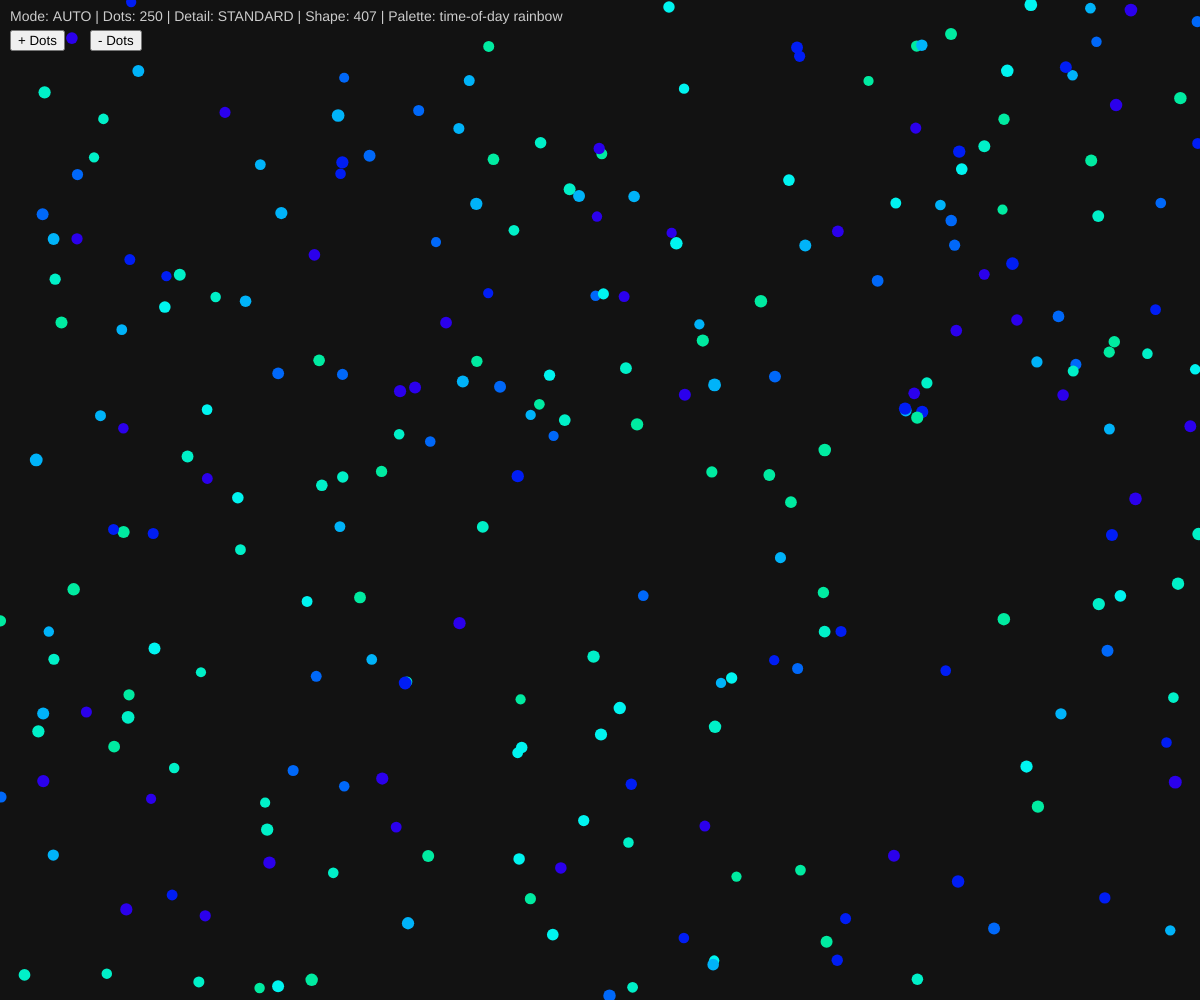
Frame 1 (no input)
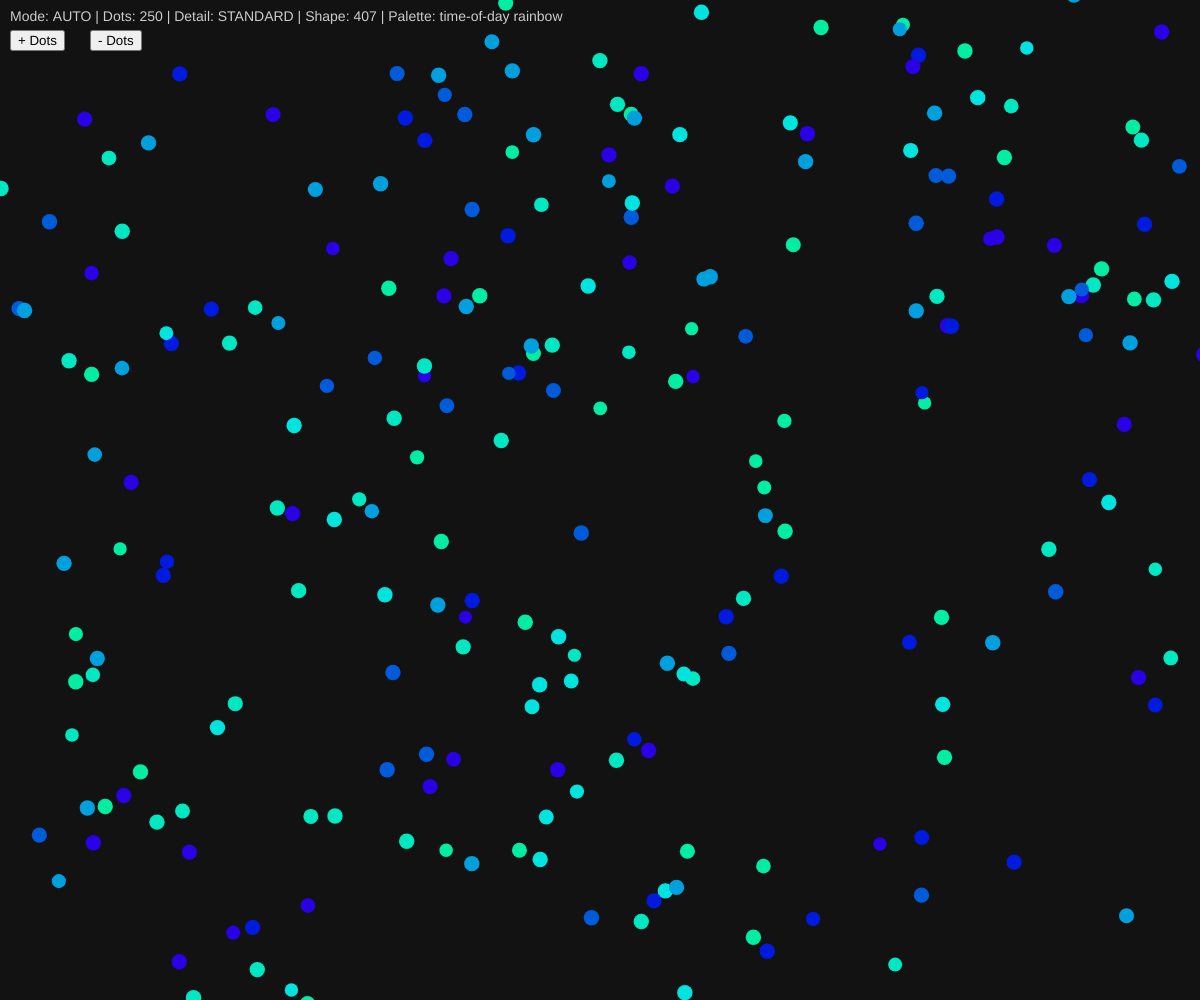
Frame 60 (no input)
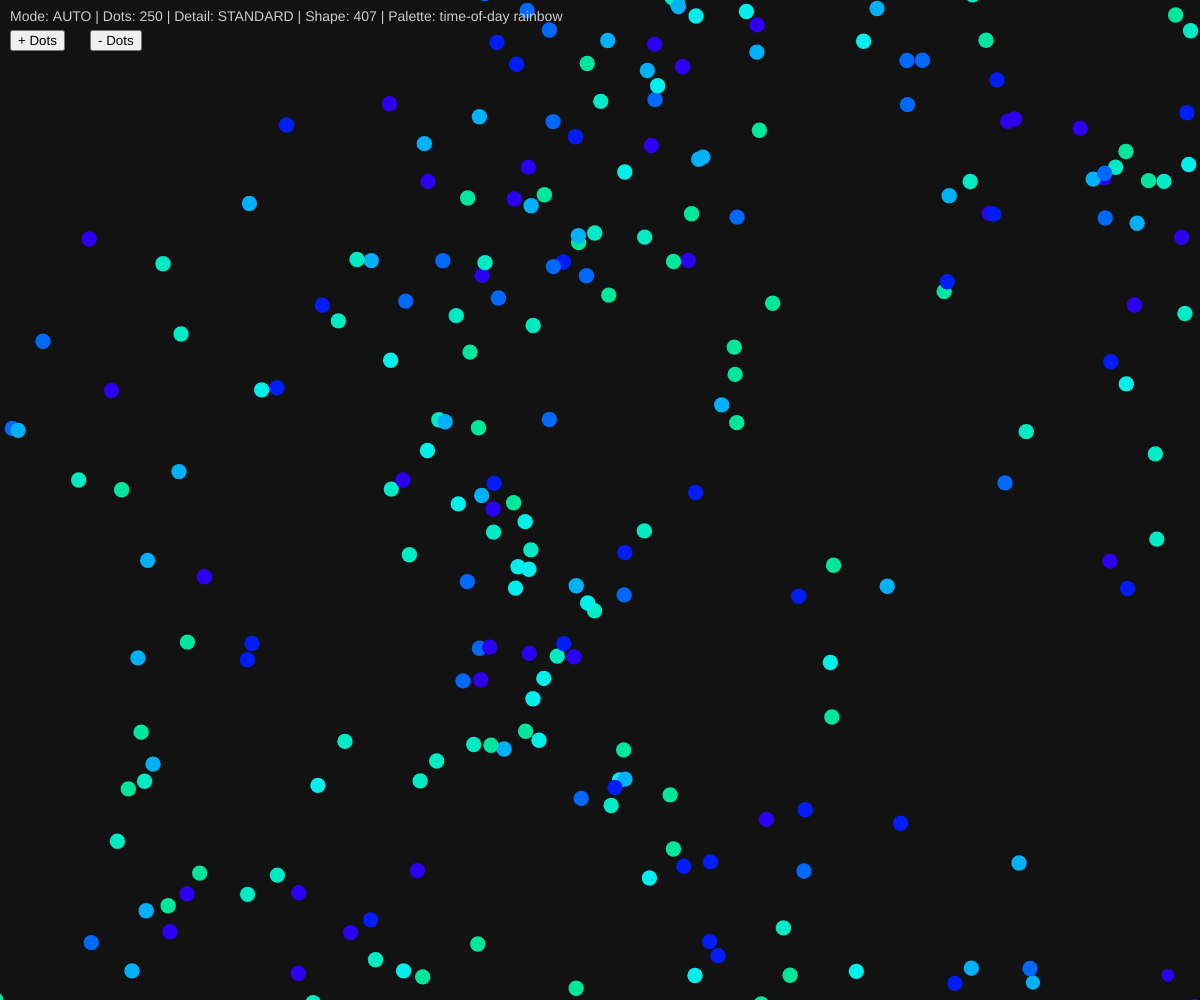
Frame 120 (the mouse pressed at the canvas centre since frame 60)

The p5.js sketch that drew these frames (run headless with seeded random() and noise() and a simulated clock; from frame 60 on, the mouse is pressed at the canvas centre):

// p5.js sketch
// ── sketch.js
// ============================ CONFIG & GLOBALS ============================
let boids = []; // Array with all particles
let NUM_BOIDS = 250; // Default starting number of dots for the swarm
const MIN_BOIDS = 100; // Minimum allowed dots
const MAX_BOIDS = 2500; // Maximum allowed dots

// High-detail toggle (bigger off-screen buffer + smaller dots)
let highDetailMode = false; // false = standard detail, true = high detail

// UI buttons for adding/removing boids
let addButton;   // "+ Dots" button
let removeButton; // "- Dots" button

// UI visibility master toggle
let uiVisible = true; // Whether UI elements (buttons/labels/help) are shown - GPT

// Discrete rainbow hues (red → violet) for cleaner rainbow bands
const RAINBOW_HUES = [0, 30, 60, 120, 180, 240, 300]; // HSB hue degrees used for dots

// Re-usable palettes
const CAMO_SWATCHES = [ // Camouflage greens/browns palette
  [35, 50, 50],  // Tan
  [90, 60, 45],  // Olive green
  [110, 55, 35], // Dark green
  [25, 65, 35]   // Brown
]; //

const OC_SWATCHES = [ // Orlando City SC (purple/gold/white)
  [275, 80, 95],  // Purple
  [45, 100, 95],  // Gold
  [0, 0, 100]     // White
]; //

const MAGIC_SWATCHES = [ // Orlando Magic (blue/black/silver/white)
  [210, 100, 100], // Bright blue
  [0, 0, 0],       // Black
  [210, 20, 90],   // Silver-ish blue
  [0, 0, 100]      // White
]; //

// Orlando-themed words kept as labels (not rendered now, but stored per boid)
const WORDS = [
  'DTO',  // Downtown Orlando
  'ART',  // Arts scene
  'TECH', // Tech scene
  'ORL',  // Orlando abbreviation
  'UCF',  // University of Central Florida
  'MAGIC',// Orlando Magic
  'EOLA', // Lake Eola
  'GO KNIGHTS!',
  'CHARGE ON!', // LYNX bus system
  'FLORIDA',  // Sunshine State vibe
  '407'   // Area code
]; // Orlando-relevant labels for the swarm

// Words / icons that the swarm will form as big dot shapes
const SHAPES = [
  '407',
  'WELCOME!',
  'LOVE',
  'EOLA',
  'KNIGHTS',
  'DTO',
  'UCF',       // UCF word with black-gold-white palette
  'EPIC',      // Epic Universe nod
  'PRIDE',     // PRIDE word with per-letter colors
  'DIGITAL',
  'FIEA',
  'VALOR',     // Valor with camo scheme
  'VAMOS',     // Vamos (Orlando City)
  'ORLANDO',
  'MAGIC',     // Orlando Magic logo-style icon + palette
  'GO KNIGHTS!',
  'CHARGE ON!',
  'MICKEY',    // Mickey three-circle icon
  'UNIVERSAL', // Universal Studios globe icon
  'FLAG',      // USA flag silhouette (auto USA colors)
  'CASTLE',    // Cinderella’s Castle silhouette
  'EYE'        // Orlando Eye wheel silhouette
]; // Sequence of shapes
let currentShapeIndex = 0; // Index in SHAPES for current formation
let currentShapeText = SHAPES[0]; // Currently active word/shape token

// Shape geometry and targets
let buildingCenter; // Center of current shape silhouette
let buildingSize;   // Width/height of current shape silhouette
let buildingSlots = []; // Target positions that make up the current shape
let buildingSlotColors = []; // Per-slot hue overrides (e.g., for PRIDE letters)

// Mode timing: roam vs form shape
let buildingMode = false; // Whether particles are forming the shape now
let prevBuildingMode = false; // Track transitions to reassign targets
const CYCLE_DURATION = 30000; // 30s total per cycle for slower pacing
const ROAM_DURATION = 10000;  // 10s of roaming before forming each word/shape

// Automatic vs manual shape cycling
let autoCycle = true; // If true use time-based cycle, if false arrow keys control shapes

// Noise-based flow parameters (for lightweight "flocking")
const NOISE_SCALE = 0.0008; // Spatial scale of flow field noise
const NOISE_SPEED = 0.0005; // Temporal speed of noise evolution

// Visual palette (rainbow on dark background)
const BG_BRIGHTNESS = 7; // Dark background brightness (HSB)

// Color test mode override: 'auto'|'midnight'|'dawn'|'noon'|'dusk'|'camo'
let colorSchemeOverride = 'auto'; // Default: use real local time-of-day colors

// Help overlay toggle
let showHelp = false; // Whether to draw the legend overlay

// Transition system: random effects between shapes
let transitionMode = 'none'; // 'none'|'fireworks'|'school'|'schoolWide'|'explosion'|'swan'
let transitionStartTime = 0; // When the current transition began
const TRANSITION_DURATION = 5000; // How long a transition lasts (ms)

let fireworkCenters = []; // Burst centers used in fireworks mode
let schoolDirection;      // Global heading used in tight fish-school mode
let schoolDirectionWide;  // Global heading used in wide separated school mode


// =========================== TIME-BASED COLOR SCHEMES =====================
function getSchemeColor(baseHue) { // Compute HSB color based on time-of-day and overrides
  // SPECIAL: USA palette when FLAG shape is active
  if (currentShapeText === 'FLAG') { // Apply USA flag colors when flag shape is active
    let h, s, b;
    if (baseHue <= 60) {
      h = 0;   s = 100; b = 96;   // Red
    } else if (baseHue <= 240) {
      h = 220; s = 100; b = 92;   // Blue
    } else {
      h = 0;   s = 0;   b = 100;  // White
    }
    return [h, s, b];
  }

  // SPECIAL: UCF palette whenever UCF shape is active
  if (currentShapeText === 'UCF' | currentShapeText === 'GO KNIGHTS!' | currentShapeText === 'CHARGE ON!' | currentShapeText === 'KNIGHTS') {
    let h, s, b;
    const region = floor(map(baseHue, 0, 360, 0, 3)); // 0,1,2 → black/gold/white
    if (region === 0) { // Black
      h = 0; s = 0; b = 0;
    } else if (region === 1) { // Gold
      h = 45; s = 100; b = 100;
    } else { // White
      h = 0; s = 0; b = 100;
    }
    return [h, s, b];
  }

  // SPECIAL: VALOR → use camo palette
  if (currentShapeText === 'VALOR') {
    const idx = floor(map(baseHue, 0, 360, 0, CAMO_SWATCHES.length)) % CAMO_SWATCHES.length;
    const sw = CAMO_SWATCHES[idx];
    return [sw[0], sw[1], sw[2]];
  }

  // SPECIAL: VAMOS → Orlando City SC palette
  if (currentShapeText === 'VAMOS') {
    const idx = floor(map(baseHue, 0, 360, 0, OC_SWATCHES.length)) % OC_SWATCHES.length;
    const sw = OC_SWATCHES[idx];
    return [sw[0], sw[1], sw[2]];
  }

  // SPECIAL: MAGIC → Orlando Magic palette
  if (currentShapeText === 'MAGIC') {
    const idx = floor(map(baseHue, 0, 360, 0, MAGIC_SWATCHES.length)) % MAGIC_SWATCHES.length;
    const sw = MAGIC_SWATCHES[idx];
    return [sw[0], sw[1], sw[2]];
  }

  // Explicit CAMO override (deterministic, no flicker)
  if (colorSchemeOverride === 'camo') {
    const idx = floor(map(baseHue, 0, 360, 0, CAMO_SWATCHES.length)) % CAMO_SWATCHES.length;
    const sw = CAMO_SWATCHES[idx];
    return [sw[0], sw[1], sw[2]];
  }

  // Time-of-day palettes (or override test modes)
  let hNow;
  if (colorSchemeOverride === 'midnight')      hNow = 0;
  else if (colorSchemeOverride === 'dawn')     hNow = 5;
  else if (colorSchemeOverride === 'noon')     hNow = 12;
  else if (colorSchemeOverride === 'dusk')     hNow = 18;
  else                                         hNow = hour();

  let h = baseHue;
  let s = 100;
  let b = 96;

  if (hNow === 0 || hNow === 1) { // Midnight — cool neon blues/violets
    h = lerp(baseHue, 230, 0.7);
    s = 100;
    b = 92;
  } else if (hNow === 5 || hNow === 6) { // Dawn — warm pastel oranges/pinks
    h = lerp(baseHue, 35, 0.75);
    s = 70;
    b = 98;
  } else if (hNow === 12 || hNow === 13) { // Noon — intense full-spectrum
    h = baseHue;
    s = 100;
    b = 100;
  } else if (hNow === 18 || hNow === 19) { // Dusk — magenta/violet blend
    h = lerp(baseHue, 310, 0.6);
    s = 90;
    b = 88;
  } else {
    h = baseHue;
    s = 90;
    b = 96;
  }

  return [h, s, b];
} //


// ========================= RESPONSIVE SIZE HELPERS ========================
function updateBuildingSize() { // Compute shape bounds based on current window
  const minDim = min(width, height);      // Use smaller dimension for consistent scaling
  const w = minDim * 0.95;               // Let shapes use ~95% of the smaller dimension
  const h = w * 0.55;                    // Slightly taller for detailed icons/logos
  buildingSize.set(w, h);                // Store updated size
} //


// ============================== ICON DRAWERS ==============================
function drawCastleShape(pg, w, h) { // Cinderella-style castle silhouette
  pg.push();
  pg.background(0);
  pg.fill(255);
  pg.noStroke();

  const cx = w * 0.5;
  const baseY = h * 0.82;
  const unit = min(w, h) * 0.09;

  pg.rectMode(CENTER);
  pg.rect(cx, baseY - unit * 1.0, unit * 7.0, unit * 2.0);

  const sideOffset = unit * 3.0;
  for (let side = -1; side <= 1; side += 2) {
    const tx = cx + side * sideOffset;
    pg.rect(tx, baseY - unit * 2.1, unit * 1.6, unit * 3.2);
    pg.triangle(
      tx - unit * 1.0, baseY - unit * 3.7,
      tx + unit * 1.0, baseY - unit * 3.7,
      tx, baseY - unit * 4.9
    );
    pg.rect(tx, baseY - unit * 4.4, unit * 0.9, unit * 1.3);
    pg.triangle(
      tx - unit * 0.7, baseY - unit * 5.0,
      tx + unit * 0.7, baseY - unit * 5.0,
      tx, baseY - unit * 5.9
    );
  }

  pg.rect(cx, baseY - unit * 2.9, unit * 2.3, unit * 4.6);
  pg.triangle(
    cx - unit * 1.5, baseY - unit * 5.0,
    cx + unit * 1.5, baseY - unit * 5.0,
    cx, baseY - unit * 6.8
  );

  pg.rect(cx, baseY - unit * 7.3, unit * 0.55, unit * 1.7);
  pg.triangle(
    cx - unit * 0.5, baseY - unit * 8.0,
    cx + unit * 0.5, baseY - unit * 8.0,
    cx, baseY - unit * 9.1
  );

  const miniOffset = unit * 1.8;
  for (let side = -1; side <= 1; side += 2) {
    const sx = cx + side * miniOffset;
    pg.rect(sx, baseY - unit * 4.8, unit * 0.6, unit * 1.4);
    pg.triangle(
      sx - unit * 0.5, baseY - unit * 5.5,
      sx + unit * 0.5, baseY - unit * 5.5,
      sx, baseY - unit * 6.3
    );
  }

  pg.fill(255);
  pg.quad(
    cx, baseY - unit * 9.1,
    cx + unit * 1.0, baseY - unit * 8.8,
    cx + unit * 0.2, baseY - unit * 8.4,
    cx, baseY - unit * 8.4
  );

  pg.rectMode(CORNER);
  const frontW = unit * 6.0;
  const frontH = unit * 1.6;
  const frontX = cx - frontW / 2;
  const frontY = baseY - frontH;
  pg.rect(frontX, frontY, frontW, frontH);

  const toothW = unit * 0.6;
  const toothH = unit * 0.8;
  const toothCount = 8;
  for (let i = 0; i < toothCount; i++) {
    const bx = frontX + i * (frontW / (toothCount - 1));
    pg.rect(bx - toothW * 0.5, frontY - toothH, toothW, toothH);
  }

  pg.fill(0);
  pg.rectMode(CENTER);
  pg.rect(cx, baseY - unit * 0.8, unit * 1.6, unit * 2.2);

  pg.rect(cx, baseY - unit * 3.3, unit * 0.7, unit * 1.1);
  pg.rect(cx, baseY - unit * 4.3, unit * 0.5, unit * 0.9);

  const sideOffsetLocal = unit * 3.0;
  for (let side = -1; side <= 1; side += 2) {
    const wx = cx + side * sideOffsetLocal;
    pg.rect(wx, baseY - unit * 2.3, unit * 0.4, unit * 0.9);
  }

  pg.pop();
} //


function drawEpcotShape(pg, w, h) { // Epcot ball on a base
  pg.push();
  pg.background(0);
  pg.fill(255);
  pg.stroke(255);
  pg.strokeWeight(2);

  const cx = w * 0.5;
  const cy = h * 0.5;
  const r = min(w, h) * 0.31;

  pg.ellipse(cx, cy, r * 2, r * 2);

  const rings = 6;
  for (let i = 1; i <= rings; i++) {
    const rr = (r * i) / rings;
    pg.noFill();
    pg.ellipse(cx, cy, rr * 2, rr * 2);
  }

  const diagSteps = 24;
  for (let i = 0; i < diagSteps; i++) {
    const ang = (TWO_PI * i) / diagSteps;
    const xOuter = cx + cos(ang) * r;
    const yOuter = cy + sin(ang) * r;
    const xInner = cx + cos(ang + 0.5) * (r * 0.25);
    const yInner = cy + sin(ang + 0.5) * (r * 0.25);
    pg.line(xInner, yInner, xOuter, yOuter);
  }

  pg.noStroke();
  const legYTop = cy + r * 0.6;
  const legYBottom = cy + r * 1.25;

  pg.quad(
    cx - r * 0.6, legYTop,
    cx - r * 0.25, legYTop,
    cx - r * 0.05, legYBottom,
    cx - r * 0.8, legYBottom
  );

  pg.quad(
    cx + r * 0.6, legYTop,
    cx + r * 0.25, legYTop,
    cx + r * 0.8, legYBottom,
    cx + r * 0.05, legYBottom
  );

  const baseW = r * 2.0;
  const baseH = r * 0.35;
  pg.rectMode(CENTER);
  pg.rect(cx, legYBottom + baseH * 0.35, baseW, baseH);

  pg.pop();
} //


function drawEyeShape(pg, w, h) { // Orlando Eye ferris wheel silhouette
  pg.push();
  pg.background(0);
  pg.fill(255);
  pg.stroke(255);
  pg.strokeWeight(3);

  const cx = w * 0.5;
  const cy = h * 0.53;
  const outerR = min(w, h) * 0.33;
  const innerR = outerR * 0.72;

  pg.noFill();
  pg.ellipse(cx, cy, outerR * 2, outerR * 2);

  const numSpokes = 24;
  for (let i = 0; i < numSpokes; i++) {
    const angle = (TWO_PI * i) / numSpokes;
    const xOuter = cx + cos(angle) * outerR;
    const yOuter = cy + sin(angle) * outerR;
    const xInner = cx + cos(angle) * innerR;
    const yInner = cy + sin(angle) * innerR;
    pg.line(xInner, yInner, xOuter, yOuter);
  }

  pg.noStroke();
  const gondolaCount = 24;
  for (let i = 0; i < gondolaCount; i++) {
    const angle = (TWO_PI * i) / gondolaCount;
    const gx = cx + cos(angle) * (outerR + 8);
    const gy = cy + sin(angle) * (outerR + 8);
    const gw = outerR * 0.08;
    const gh = outerR * 0.11;
    pg.rectMode(CENTER);
    pg.rect(gx, gy, gw, gh);
  }

  pg.fill(255);
  pg.ellipse(cx, cy, innerR * 1.3, innerR * 1.3);

  pg.rectMode(CENTER);
  const baseY = cy + outerR * 1.05;
  const baseW = outerR * 1.8;
  const baseH = outerR * 0.24;
  pg.rect(cx, baseY + baseH * 0.45, baseW, baseH);

  pg.triangle(
    cx - outerR * 0.5, baseY,
    cx - outerR * 0.15, baseY,
    cx - outerR * 0.75, baseY + baseH * 1.6
  );

  pg.triangle(
    cx + outerR * 0.5, baseY,
    cx + outerR * 0.15, baseY,
    cx + outerR * 0.75, baseY + baseH * 1.6
  );

  pg.pop();
} //


function drawFlagShape(pg, w, h) { // USA flag silhouette
  pg.push();
  pg.background(0);
  pg.fill(255);
  pg.noStroke();

  const flagH = h * 0.65;
  const flagW = flagH * 1.9;
  const fx = (w - flagW) * 0.5;
  const fy = (h - flagH) * 0.5;

  const stripeCount = 13;
  const stripeH = flagH / stripeCount;

  for (let i = 0; i < stripeCount; i++) {
    if (i % 2 === 0) {
      const sy = fy + i * stripeH;
      pg.rect(fx, sy, flagW, stripeH * 0.9);
    }
  }

  const cantonW = flagW * 0.4;
  const cantonH = stripeH * 7;
  pg.rect(fx, fy, cantonW, cantonH);

  pg.pop();
} //


function drawMickeyShape(pg, w, h) { // Three-circle Mickey silhouette
  pg.push();
  pg.background(0);
  pg.fill(255);
  pg.noStroke();

  const cx = w * 0.5;
  const cy = h * 0.5;
  const headR = min(w, h) * 0.22;
  const earR = headR * 0.55;
  const earOffsetX = headR * 0.9;
  const earOffsetY = headR * 0.85;

  pg.ellipse(cx, cy, headR * 2, headR * 2);
  pg.ellipse(cx - earOffsetX, cy - earOffsetY, earR * 2, earR * 2);
  pg.ellipse(cx + earOffsetX, cy - earOffsetY, earR * 2, earR * 2);

  pg.pop();
} //


function drawUniversalShape(pg, w, h) { // Universal Studios style globe + base
  pg.push();
  pg.background(0);
  pg.fill(255);
  pg.stroke(255);
  pg.strokeWeight(2);

  const cx = w * 0.5;
  const cy = h * 0.45;
  const r = min(w, h) * 0.26;

  pg.ellipse(cx, cy, r * 2, r * 2);

  const latCount = 4;
  for (let i = 1; i <= latCount; i++) {
    const yy = map(i, 0, latCount + 1, cy - r * 0.8, cy + r * 0.8);
    const rx = r * sqrt(1 - sq((yy - cy) / r));
    pg.ellipse(cx, yy, rx * 2, (r * 0.12));
  }

  const longCount = 5;
  for (let i = 0; i < longCount; i++) {
    const ang = map(i, 0, longCount - 1, -PI / 3, PI / 3);
    const x1 = cx + cos(ang) * r;
    const y1 = cy - sin(ang) * r;
    const x2 = cx - cos(ang) * r;
    const y2 = cy + sin(ang) * r;
    pg.line(x1, y1, x2, y2);
  }

  pg.noStroke();
  const baseW = r * 2.4;
  const baseH = r * 0.35;
  const baseY = cy + r * 1.05;
  pg.rectMode(CENTER);
  pg.rect(cx, baseY, baseW, baseH);

  const archH = r * 0.3;
  pg.rect(cx, baseY - archH * 0.9, baseW * 0.7, archH);

  pg.pop();
} //


function drawMagicShape(pg, w, h) { // Simple Orlando Magic-like logo: ball + streaks
  pg.push();
  pg.background(0);
  pg.fill(255);
  pg.stroke(255);
  pg.strokeWeight(3);

  const cx = w * 0.45;
  const cy = h * 0.5;
  const r = min(w, h) * 0.22;

  pg.ellipse(cx, cy, r * 2, r * 2);

  pg.noFill();
  pg.ellipse(cx, cy, r * 1.5, r * 1.5);
  pg.ellipse(cx, cy, r * 1.0, r * 1.0);

  const streakCount = 5;
  for (let i = 0; i < streakCount; i++) {
    const offsetY = map(i, 0, streakCount - 1, -r * 0.6, r * 0.6);
    pg.bezier(
      cx - r * 1.2, cy + offsetY,
      cx - r * 0.4, cy + offsetY * 0.2,
      cx + r * 0.4, cy + offsetY * 0.6,
      cx + r * 1.4, cy + offsetY * 0.4
    );
  }

  pg.noStroke();
  const starX = cx + r * 1.15;
  const starY = cy - r * 0.6;
  const starR = r * 0.25;
  pg.push();
  pg.translate(starX, starY);
  pg.beginShape();
  const points = 5;
  for (let i = 0; i < points * 2; i++) {
    const angle = (PI / points) * i;
    const rad = (i % 2 === 0) ? starR : starR * 0.45;
    const sx = cos(angle) * rad;
    const sy = sin(angle) * rad;
    pg.vertex(sx, sy);
  }
  pg.endShape(CLOSE);
  pg.pop();

  pg.pop();
} //


// =============================== SETUP ====================================
function setup() {
  createCanvas(windowWidth, windowHeight);
  colorMode(HSB, 360, 100, 100, 100);
  textAlign(CENTER, CENTER);
  textSize(14);
  noStroke();

  buildingCenter = createVector(width * 0.5, height * 0.5);
  buildingSize = createVector(0, 0);
  updateBuildingSize();

  computeBuildingSlots();

  for (let i = 0; i < NUM_BOIDS; i++) {
    const x = random(width);
    const y = random(height);
    const word = random(WORDS);
    const hueChoice = random(RAINBOW_HUES);
    boids.push(new TextBoid(x, y, word, hueChoice));
  }

  addButton = createButton('+ Dots');
  addButton.position(10, 30);
  addButton.mousePressed(increaseBoids);

  removeButton = createButton('- Dots');
  removeButton.position(90, 30);
  removeButton.mousePressed(decreaseBoids);
} //


// =============================== DRAW LOOP =================================
function draw() {
  background(0, 0, BG_BRIGHTNESS);

  if (autoCycle) {
    const t = millis() % CYCLE_DURATION;
    buildingMode = t > ROAM_DURATION;
  }

  let inTransition = false;
  if (transitionMode !== 'none') {
    const elapsed = millis() - transitionStartTime;
    if (elapsed < TRANSITION_DURATION) {
      inTransition = true;
    } else {
      transitionMode = 'none';
    }
  }

  if (buildingMode !== prevBuildingMode) {
    const leavingShape = (!buildingMode && prevBuildingMode);

    if (buildingMode) {
      if (autoCycle) {
        currentShapeIndex = (currentShapeIndex + 1) % SHAPES.length;
        currentShapeText = SHAPES[currentShapeIndex];
        computeBuildingSlots();
      }
    }

    assignBuildingTargets(buildingMode && !inTransition);

    if (leavingShape && autoCycle) {
      startRandomTransition();
    }

    prevBuildingMode = buildingMode;
  }

  for (let b of boids) {
    if (inTransition) {
      b.applyTransition(transitionMode);
    } else {
      b.flow();
    }
    b.moveToTarget(buildingMode && !inTransition);
    b.update();
    b.edges();
    b.show();
  }

  if (uiVisible) { // Only draw UI when visible - GPT
    drawSchemeLabel(); // Top status line - GPT
    if (showHelp) { // Help only when UI visible - GPT
      drawHelpOverlay(); // Help overlay - GPT
    } // - GPT
  } // - GPT
} //


// ============================ WINDOW RESIZE ===============================
function windowResized() {
  resizeCanvas(windowWidth, windowHeight);
  buildingCenter.set(width * 0.5, height * 0.5);
  updateBuildingSize();
  computeBuildingSlots();
  assignBuildingTargets(buildingMode && transitionMode === 'none');
} //


// ========================== COLOR SCHEME LABEL ============================
function drawSchemeLabel() {
  push();
  textAlign(LEFT, TOP);
  textSize(14);
  fill(0, 0, 80);

  let label = 'Mode: AUTO';
  if (colorSchemeOverride === 'midnight') label = 'Mode: MIDNIGHT';
  else if (colorSchemeOverride === 'dawn') label = 'Mode: DAWN';
  else if (colorSchemeOverride === 'noon') label = 'Mode: NOON';
  else if (colorSchemeOverride === 'dusk') label = 'Mode: DUSK';
  else if (colorSchemeOverride === 'camo') label = 'Mode: CAMO';

  label += ' | Dots: ' + boids.length;
  label += highDetailMode ? ' | Detail: HIGH' : ' | Detail: STANDARD';

  if (!autoCycle) label += ' | SHAPES: MANUAL';

  label += ' | Shape: ' + currentShapeText;

  if (currentShapeText === 'FLAG') {
    label += ' | FLAG: USA colors';
  } else if (currentShapeText === 'UCF') {
    label += ' | UCF: black–gold–white';
  } else if (currentShapeText === 'VAMOS') {
    label += ' | VAMOS: Orlando City colors';
  } else if (currentShapeText === 'MAGIC') {
    label += ' | MAGIC: team colors';
  } else if (currentShapeText === 'VALOR') {
    label += ' | VALOR: Camouflage';
  } else if (currentShapeText === 'PRIDE') {
    label += ' | PRIDE: per-letter rainbow';
  } else {
    label += ' | Palette: time-of-day rainbow';
  }

  text(label, 10, 10);
  pop();
} //


// =========================== HELP / LEGEND OVERLAY ========================
function drawHelpOverlay() {
  push();
  const panelW = min(width * 0.6, 480);
  const panelH = min(height * 0.6, 320);
  const x = width * 0.5 - panelW * 0.5;
  const y = height * 0.5 - panelH * 0.5;

  rectMode(CORNER);
  noStroke();
  fill(0, 0, 0, 180);
  rect(x, y, panelW, panelH, 16);

  fill(0, 0, 95);
  textAlign(LEFT, TOP);
  textSize(16);

  let lineY = y + 16;
  const marginX = x + 18;
  text('Controls & Color Schemes', marginX, lineY);

  textSize(13);
  lineY += 28;

  const lines = [
    'H – toggle UI (buttons, label, help)',
    'LEFT / RIGHT – cycle shapes manually (auto off)',
    'A – return to AUTO mode (time-of-day colors + auto shapes)',
    '1 – force MIDNIGHT palette',
    '2 – force DAWN palette',
    '3 – force NOON palette',
    '4 – force DUSK palette',
    '6 – force CAMO palette',
    '5 – toggle DETAIL mode (Standard / High)',
    '',
    '+ Dots / - Dots – adjust particle count (100–2500)',
    '',
    'Shape notes:',
    '• FLAG: USA red/white/blue stripes.',
    '• UCF: black–gold–white university colors.',
    '• VAMOS: Orlando City purple/gold/white.',
    '• MAGIC: team palette + logo silhouette.',
    '• VALOR: dedicated camouflage palette.',
    '• PRIDE: each letter is a solid rainbow color.',
    '• EOLA: triggers a swan-like glide transition.',
    '',
    'High detail mode uses a larger internal canvas',
    'and slightly smaller dots for more defined shapes.'
  ];

  for (let line of lines) {
    text(line, marginX, lineY);
    lineY += 18;
  }

  pop();
} //


// ============================== KEY CONTROLS ==============================
function keyPressed() {
  if (keyCode === LEFT_ARROW) {
    autoCycle = false;
    transitionMode = 'none';
    currentShapeIndex = (currentShapeIndex - 1 + SHAPES.length) % SHAPES.length;
    currentShapeText = SHAPES[currentShapeIndex];
    computeBuildingSlots();
    buildingMode = true;
    prevBuildingMode = true;
    assignBuildingTargets(true);
    return;
  }

  if (keyCode === RIGHT_ARROW) {
    autoCycle = false;
    transitionMode = 'none';
    currentShapeIndex = (currentShapeIndex + 1) % SHAPES.length;
    currentShapeText = SHAPES[currentShapeIndex];
    computeBuildingSlots();
    buildingMode = true;
    prevBuildingMode = true;
    assignBuildingTargets(true);
    return;
  }

  if (key === 'h' || key === 'H') {
    uiVisible = !uiVisible; // Toggle overall UI visibility - GPT
    if (!uiVisible) { // When hiding UI, also ensure help is off - GPT
      showHelp = false; // Hide help overlay with UI - GPT
      if (addButton) addButton.style('display', 'none'); // Hide + Dots button - GPT
      if (removeButton) removeButton.style('display', 'none'); // Hide - Dots button - GPT
    } else { // When showing UI, restore buttons - GPT
      if (addButton) addButton.style('display', 'block'); // Show + Dots button - GPT
      if (removeButton) removeButton.style('display', 'block'); // Show - Dots button - GPT
      showHelp = true; // Bring help back on first reveal - GPT
    } // - GPT
    return; // Stop other key handling - GPT
  }

  if (key === 'A' || key === 'a') {
    colorSchemeOverride = 'auto';
    autoCycle = true;
  } else if (key === '1') {
    colorSchemeOverride = 'midnight';
  } else if (key === '2') {
    colorSchemeOverride = 'dawn';
  } else if (key === '3') {
    colorSchemeOverride = 'noon';
  } else if (key === '4') {
    colorSchemeOverride = 'dusk';
  } else if (key === '6') {
    colorSchemeOverride = 'camo';
  } else if (key === '5') {
    highDetailMode = !highDetailMode;        // Toggle high detail mode
    computeBuildingSlots();                  // Rebuild slots at new resolution
    assignBuildingTargets(buildingMode && transitionMode === 'none'); // Refresh targets
  }
} //


// ==================== BUTTON HANDLERS (ADD/REMOVE BOIDS) ==================
function increaseBoids() {
  const step = 100;
  const current = boids.length;
  const target = constrain(current + step, MIN_BOIDS, MAX_BOIDS);
  const toAdd = target - current;
  if (toAdd <= 0) return;

  for (let i = 0; i < toAdd; i++) {
    const x = random(width);
    const y = random(height);
    const word = random(WORDS);
    const hueChoice = random(RAINBOW_HUES);
    boids.push(new TextBoid(x, y, word, hueChoice));
  }

  NUM_BOIDS = target;
  assignBuildingTargets(buildingMode && transitionMode === 'none');
} //


function decreaseBoids() {
  const step = 100;
  const current = boids.length;
  const target = constrain(current - step, MIN_BOIDS, MAX_BOIDS);
  const toRemove = current - target;
  if (toRemove <= 0) return;

  boids.splice(current - toRemove, toRemove);

  NUM_BOIDS = target;
  assignBuildingTargets(buildingMode && transitionMode === 'none');
} //


// ======================== SHAPE TARGET MANAGEMENT =========================
function computeBuildingSlots() {
  buildingSlots = [];
  buildingSlotColors = [];

  // Off-screen buffer size: larger when high-detail mode is ON
  const pgW = highDetailMode ? 1280 : 640;
  const pgH = highDetailMode ? 400  : 200;

  const pg = createGraphics(pgW, pgH);
  pg.pixelDensity(1);

  const iconToken = currentShapeText;
  if (iconToken === 'CASTLE') {
    drawCastleShape(pg, pgW, pgH);
  } else if (iconToken === 'EPCOT') {
    drawEpcotShape(pg, pgW, pgH);
  } else if (iconToken === 'EYE') {
    drawEyeShape(pg, pgW, pgH);
  } else if (iconToken === 'FLAG') {
    drawFlagShape(pg, pgW, pgH);
  } else if (iconToken === 'MICKEY') {
    drawMickeyShape(pg, pgW, pgH);
  } else if (iconToken === 'UNIVERSAL') {
    drawUniversalShape(pg, pgW, pgH);
  } else if (iconToken === 'MAGIC') {
    drawMagicShape(pg, pgW, pgH);
  } else {
    pg.background(0);
    pg.fill(255);
    pg.textAlign(CENTER, CENTER);

    const len = currentShapeText.length;
    const sizeFactor = map(len, 1, 12, 0.9, 0.45, true); // Shrink for longer words
    pg.textSize(pgH * sizeFactor);
    pg.text(currentShapeText, pgW * 0.5, pgH * 0.65);
  }

  pg.loadPixels();

  const basePts = [];
  for (let y = 0; y < pgH; y++) {
    for (let x = 0; x < pgW; x++) {
      const idx = 4 * (y * pgW + x);
      const r = pg.pixels[idx];
      if (r > 128) basePts.push(createVector(x, y));
    }
  }

  if (basePts.length === 0) return;

  let minX = Infinity, maxX = -Infinity;
  let minY = Infinity, maxY = -Infinity;
  for (let p of basePts) {
    if (p.x < minX) minX = p.x;
    if (p.x > maxX) maxX = p.x;
    if (p.y < minY) minY = p.y;
    if (p.y > maxY) maxY = p.y;
  }

  const contentW = max(1, maxX - minX);
  const contentH = max(1, maxY - minY);

  const activeCount = max(NUM_BOIDS, boids.length || 0);
  const nChars = max(1, currentShapeText.length);
  const buckets = [];
  for (let i = 0; i < nChars; i++) buckets.push([]);

  for (let p of basePts) {
    const norm = (p.x - minX) / contentW;
    let idx = floor(norm * nChars);
    idx = constrain(idx, 0, nChars - 1);
    buckets[idx].push(p);
  }

  const targetTotal = min(activeCount, basePts.length);
  const basePer = floor(targetTotal / nChars);
  let remainder = targetTotal - basePer * nChars;

  const isPride = (currentShapeText === 'PRIDE');
  const prideHues = [0, 30, 60, 120, 240]; // R, O, Y, G, B-ish

  let selectedPts = [];
  let selectedColors = [];

  for (let i = 0; i < nChars; i++) {
    const bucket = buckets[i];
    let need = basePer;
    if (remainder > 0) { need += 1; remainder -= 1; }

    if (bucket.length === 0) continue;

    const letterHue = isPride ? prideHues[i % prideHues.length] : null;

    if (bucket.length >= need) {
      const usedLocal = new Set();
      while (usedLocal.size < need) {
        const idx = floor(random(bucket.length));
        if (!usedLocal.has(idx)) {
          usedLocal.add(idx);
          const p = bucket[idx];
          selectedPts.push(p);
          selectedColors.push(letterHue);
        }
      }
    } else {
      for (let p of bucket) {
        selectedPts.push(p);
        selectedColors.push(letterHue);
      }
      let extraNeeded = need - bucket.length;
      while (extraNeeded > 0) {
        const idx = floor(random(bucket.length));
        const src = bucket[idx];
        selectedPts.push(src.copy());
        selectedColors.push(letterHue);
        extraNeeded--;
      }
    }
  }

  while (selectedPts.length < targetTotal) {
    const idx = floor(random(basePts.length));
    const src = basePts[idx];
    selectedPts.push(src.copy());

    if (isPride) {
      const norm = (src.x - minX) / contentW;
      let letterIdx = floor(norm * nChars);
      letterIdx = constrain(letterIdx, 0, nChars - 1);
      selectedColors.push(prideHues[letterIdx % prideHues.length]);
    } else {
      selectedColors.push(null);
    }
  }

  const scaleFactor = min(
    buildingSize.x / contentW,
    buildingSize.y / contentH
  );

  for (let i = 0; i < selectedPts.length; i++) {
    const p = selectedPts[i];
    const hueOverride = selectedColors[i];

    const offsetX = p.x - (minX + contentW * 0.5);
    const offsetY = p.y - (minY + contentH * 0.5);
    const worldX = buildingCenter.x + offsetX * scaleFactor;
    const worldY = buildingCenter.y + offsetY * scaleFactor;

    buildingSlots.push(createVector(worldX, worldY));
    buildingSlotColors.push(hueOverride);
  }
} //


function assignBuildingTargets(enable) {
  if (enable) {
    if (buildingSlots.length === 0) return;

    const indices = [];
    for (let i = 0; i < buildingSlots.length; i++) indices.push(i);
    shuffle(indices, true);

    const usable = indices.length;
    for (let i = 0; i < boids.length; i++) {
      const idx = indices[i % usable];
      boids[i].setTarget(buildingSlots[idx], buildingSlotColors[idx]);
    }
  } else {
    for (let b of boids) b.setTarget(null, null);
  }
} //


// =========================== TRANSITION MANAGEMENT ========================
function startRandomTransition() {
  transitionStartTime = millis();

  let forcedMode = null;
  if (currentShapeText === 'CASTLE') forcedMode = 'fireworks';
  else if (currentShapeText === 'MICKEY') forcedMode = 'school';
  else if (currentShapeText === 'UNIVERSAL') forcedMode = 'schoolWide';
  else if (currentShapeText === 'EPIC') forcedMode = 'explosion';
  else if (currentShapeText === 'EOLA') forcedMode = 'swan';

  if (forcedMode) {
    transitionMode = forcedMode;
  } else {
    const modes = ['none', 'fireworks', 'school', 'schoolWide', 'explosion', 'swan'];
    transitionMode = random(modes);
  }

  fireworkCenters = [];
  schoolDirection = null;
  schoolDirectionWide = null;

  if (transitionMode === 'fireworks') {
    const numCenters = 4;
    for (let i = 0; i < numCenters; i++) {
      const cx = random(width * 0.2, width * 0.8);
      const cy = random(height * 0.2, height * 0.8);
      const t0 = transitionStartTime + i * (TRANSITION_DURATION / numCenters);
      fireworkCenters.push({ pos: createVector(cx, cy), start: t0 });
    }
  } else if (transitionMode === 'school') {
    const angle = random(-PI / 6, PI / 6);
    schoolDirection = p5.Vector.fromAngle(angle).normalize();
  } else if (transitionMode === 'schoolWide') {
    const angle = random(-PI / 4, PI / 4);
    schoolDirectionWide = p5.Vector.fromAngle(angle).normalize();
  } else if (transitionMode === 'explosion') {
    for (let b of boids) {
      const dir = p5.Vector.sub(b.pos, buildingCenter);
      if (dir.mag() < 10) dir.set(random(-1, 1), random(-1, 1));
      b.vel = dir.normalize().mult(random(4, 7));
    }
  }
} //


// =============================== TEXT BOID ================================
class TextBoid {
  constructor(x, y, word, hue) {
    this.pos = createVector(x, y);
    this.vel = p5.Vector.random2D().mult(random(0.4, 1.2));
    this.acc = createVector(0, 0);

    this.maxSpeed = 2.0;
    this.maxForce = 0.04;
    this.targetForce = 0.07;

    this.word = word;
    this.hue = hue;
    this.target = null;
    this.targetHue = null;

    this.baseSize = 11;
  } //

  applyForce(f) {
    this.acc.add(f);
  } //

  setTarget(targetVec, targetHue) {
    this.target = targetVec ? targetVec.copy() : null;
    this.targetHue = (targetVec && targetHue != null) ? targetHue : null;
  } //

  flow() {
    const nx = this.pos.x * NOISE_SCALE;
    const ny = this.pos.y * NOISE_SCALE;
    const nz = frameCount * NOISE_SPEED;

    const angle = noise(nx, ny, nz) * TWO_PI * 2.0;
    const desired = p5.Vector.fromAngle(angle).mult(this.maxSpeed);
    const steer = p5.Vector.sub(desired, this.vel);
    steer.limit(this.maxForce);
    this.applyForce(steer);
  } //

  applyTransition(mode) {
    if (mode === 'fireworks') {
      const now = millis();
      const burstRadius = 130;
      const impulseStrength = 0.28;
      for (let c of fireworkCenters) {
        const dt = now - c.start;
        if (dt < 0 || dt > 900) continue;
        const toBoid = p5.Vector.sub(this.pos, c.pos);
        const d = toBoid.mag();
        if (d < burstRadius && d > 2) {
          toBoid.normalize().mult(impulseStrength * (1 - d / burstRadius));
          this.applyForce(toBoid);
        }
      }
      this.flow();

    } else if (mode === 'school' && schoolDirection) {
      const desired = p5.Vector.mult(schoolDirection, this.maxSpeed * 0.9);
      const steer = p5.Vector.sub(desired, this.vel);
      steer.limit(this.maxForce * 1.6);
      this.applyForce(steer);
      const wobble = sin(frameCount * 0.06 + this.pos.x * 0.01) * 0.06;
      this.applyForce(createVector(0, wobble));

    } else if (mode === 'schoolWide' && schoolDirectionWide) {
      const desired = p5.Vector.mult(schoolDirectionWide, this.maxSpeed * 0.9);
      const steerAlign = p5.Vector.sub(desired, this.vel);
      steerAlign.limit(this.maxForce * 1.3);
      this.applyForce(steerAlign);

      const desiredSpacing = 40;
      const separation = createVector(0, 0);
      let count = 0;

      for (let other of boids) {
        if (other === this) continue;
        const d = p5.Vector.dist(this.pos, other.pos);
        if (d > 0 && d < desiredSpacing) {
          const diff = p5.Vector.sub(this.pos, other.pos);
          diff.normalize().div(d);
          separation.add(diff);
          count++;
        }
      }

      if (count > 0) {
        separation.div(count);
        separation.setMag(this.maxSpeed);
        const steerSep = p5.Vector.sub(separation, this.vel);
        steerSep.limit(this.maxForce * 1.9);
        this.applyForce(steerSep);
      }

      const wobble = sin(frameCount * 0.04 + this.pos.y * 0.008) * 0.05;
      this.applyForce(createVector(0, wobble));

    } else if (mode === 'explosion') {
      this.flow();

    } else if (mode === 'swan') {
      const toCenter = p5.Vector.sub(buildingCenter, this.pos);
      const dist = toCenter.mag();
      if (dist > 0) {
        const orbit = createVector(-toCenter.y, toCenter.x).normalize();
        const desired = orbit.mult(this.maxSpeed * 0.6);
        const steerOrbit = p5.Vector.sub(desired, this.vel);
        steerOrbit.limit(this.maxForce * 1.5);
        this.applyForce(steerOrbit);

        const centerStrength = map(dist, 0, max(width, height), 0.06, 0.02);
        const steerCenter = toCenter.normalize().mult(centerStrength);
        this.applyForce(steerCenter);

        const bob = sin(frameCount * 0.05 + this.pos.x * 0.01) * 0.03;
        this.applyForce(createVector(0, bob));
      }

    } else {
      this.flow();
    }
  } //

  moveToTarget(enabled) {
    if (!enabled || !this.target) return;

    const desired = p5.Vector.sub(this.target, this.pos);
    const d = desired.mag();
    if (d < 3) return;

    let speed = this.maxSpeed * 0.9;
    if (d < 80) speed = map(d, 0, 80, this.maxSpeed * 0.2, this.maxSpeed * 0.9);

    desired.setMag(speed);
    const steer = p5.Vector.sub(desired, this.vel);
    steer.limit(this.targetForce);
    this.applyForce(steer);
  } //

  update() {
    this.vel.add(this.acc);
    this.vel.limit(this.maxSpeed);
    this.pos.add(this.vel);
    this.acc.mult(0);
  } //

  edges() {
    const margin = 40;
    if (this.pos.x < -margin) this.pos.x = width + margin;
    if (this.pos.x > width + margin) this.pos.x = -margin;
    if (this.pos.y < -margin) this.pos.y = height + margin;
    if (this.pos.y > height + margin) this.pos.y = -margin;
  } //

  show() {
    const speedFactor = map(this.vel.mag(), 0, this.maxSpeed, 0.8, 1.4);
    const baseDotSize = highDetailMode ? 9 : 11;
    const size = baseDotSize * speedFactor;

    const baseHue = (this.targetHue != null) ? this.targetHue : this.hue;
    const scheme = getSchemeColor(baseHue); // Ensure scheme array exists - GPT
    const h = scheme[0]; // Hue from scheme - GPT
    const s = scheme[1]; // Saturation from scheme - GPT
    const bBase = scheme[2]; // Brightness base from scheme - GPT

    const flicker = bBase + 6 * sin(frameCount * 0.05 + baseHue * 0.01);
    const finalB = constrain(flicker, 0, 100);

    push();
    translate(this.pos.x, this.pos.y);
    noStroke();
    ellipseMode(CENTER);
    fill(h, s, finalB);
    ellipse(0, 0, size, size);
    pop();
  } //
} //
